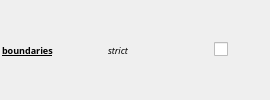
                      <widget class="QWidget" name="widget_15" native="true">
                       <property name="sizePolicy">
                        <sizepolicy hsizetype="Minimum" vsizetype="Preferred">
                         <horstretch>0</horstretch>
                         <verstretch>0</verstretch>
                        </sizepolicy>
                       </property>
                       <layout class="QHBoxLayout" name="horizontalLayout_13">
                        <property name="leftMargin">
                         <number>2</number>
                        </property>
                        <property name="topMargin">
                         <number>2</number>
                        </property>
                        <property name="rightMargin">
                         <number>2</number>
                        </property>
                        <property name="bottomMargin">
                         <number>2</number>
                        </property>
                        <item>
                         <widget class="QLabel" name="label_19">
                          <property name="sizePolicy">
                           <sizepolicy hsizetype="Minimum" vsizetype="Preferred">
                            <horstretch>0</horstretch>
                            <verstretch>0</verstretch>
                           </sizepolicy>
                          </property>
                          <property name="minimumSize">
                           <size>
                            <width>100</width>
                            <height>0</height>
                           </size>
                          </property>
                          <property name="maximumSize">
                           <size>
                            <width>100</width>
                            <height>16777215</height>
                           </size>
                          </property>
                          <property name="font">
                           <font>
                            <family>FontAwesome</family>
                            <pointsize>7</pointsize>
                            <weight>75</weight>
                            <bold>true</bold>
                            <underline>true</underline>
                           </font>
                          </property>
                          <property name="text">
                           <string>boundaries</string>
                          </property>
                         </widget>
                        </item>
                        <item>
                         <widget class="QLabel" name="label_20">
                          <property name="minimumSize">
                           <size>
                            <width>100</width>
                            <height>0</height>
                           </size>
                          </property>
                          <property name="maximumSize">
                           <size>
                            <width>100</width>
                            <height>16777215</height>
                           </size>
                          </property>
                          <property name="font">
                           <font>
                            <family>FontAwesome</family>
                            <pointsize>7</pointsize>
                            <italic>true</italic>
                           </font>
                          </property>
                          <property name="text">
                           <string>strict</string>
                          </property>
                         </widget>
                        </item>
                        <item>
                         <widget class="QCheckBox" name="strictBoundaryCheck">
                          <property name="sizePolicy">
                           <sizepolicy hsizetype="Minimum" vsizetype="Fixed">
                            <horstretch>0</horstretch>
                            <verstretch>0</verstretch>
                           </sizepolicy>
                          </property>
                          <property name="font">
                           <font>
                            <family>FontAwesome</family>
                            <pointsize>7</pointsize>
                            <weight>75</weight>
                            <bold>true</bold>
                            <underline>true</underline>
                           </font>
                          </property>
                          <property name="text">
                           <string/>
                          </property>
                         </widget>
                        </item>
                        <item>
                         <spacer name="horizontalSpacer">
                          <property name="orientation">
                           <enum>Qt::Horizontal</enum>
                          </property>
                          <property name="sizeHint" stdset="0">
                           <size>
                            <width>40</width>
                            <height>20</height>
                           </size>
                          </property>
                         </spacer>
                        </item>
                       </layout>
                      </widget>
